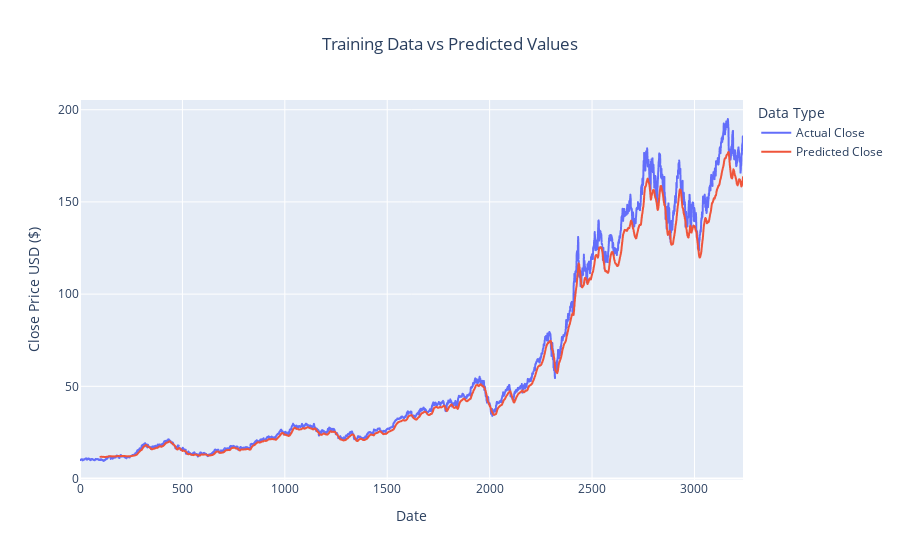

This figure's notebook cell:
### Code cell
import plotly.express as px
import pandas as pd

# Prepare the data
train_actual = pd.DataFrame({
    'Date': data.index[:train_data_len],
    'Close': data['Close'][:train_data_len],
    'Type': 'Actual Close'
})

train_predicted = pd.DataFrame({
    'Date': data.index[100:train_data_len],
    'Close': scaler.inverse_transform(y_pred2_train).flatten(),
    'Type': 'Predicted Close'
})

# Combine the actual and predicted data
plot_data = pd.concat([train_actual, train_predicted])

# Plot using Plotly Express
fig = px.line(
    plot_data,
    x='Date',
    y='Close',
    color='Type',
    labels={'Close': 'Close Price USD ($)', 'Date': 'Date', 'Type': 'Legend'},
    title='Training Data vs Predicted Values'
)

# Customize the layout
fig.update_layout(
    title_x=0.5,
    xaxis_title='Date',
    yaxis_title='Close Price USD ($)',
    legend_title='Data Type'
)

fig.show()

### Figure 1 — Plotly figure (JSON) as saved in the notebook; plotly's stock layout.template omitted (floating-point values rounded to 4 significant figures; data arrays with more than 128 entries replaced by an {"elided": "..."} marker saying what was removed)
{"data": [{"hovertemplate": "Legend=Actual Close<br>Date=%{x}<br>Close Price USD ($)=%{y}<extra></extra>", "legendgroup": "Actual Close", "line": {"color": "#636efa", "dash": "solid"}, "marker": {"symbol": "circle"}, "mode": "lines", "name": "Actual Close", "showlegend": true, "type": "scattergl", "x": {"elided": "3238 int values"}, "xaxis": "x", "y": {"elided": "3238 float values"}, "yaxis": "y"}, {"hovertemplate": "Legend=Predicted Close<br>Date=%{x}<br>Close Price USD ($)=%{y}<extra></extra>", "legendgroup": "Predicted Close", "line": {"color": "#EF553B", "dash": "solid"}, "marker": {"symbol": "circle"}, "mode": "lines", "name": "Predicted Close", "showlegend": true, "type": "scattergl", "x": {"elided": "3138 int values"}, "xaxis": "x", "y": {"elided": "3138 float values"}, "yaxis": "y"}], "layout": {"legend": {"title": {"text": "Data Type"}, "tracegroupgap": 0}, "title": {"text": "Training Data vs Predicted Values", "x": 0.5}, "xaxis": {"anchor": "y", "domain": [0, 1], "title": {"text": "Date"}}, "yaxis": {"anchor": "x", "domain": [0, 1], "title": {"text": "Close Price USD ($)"}}}}
